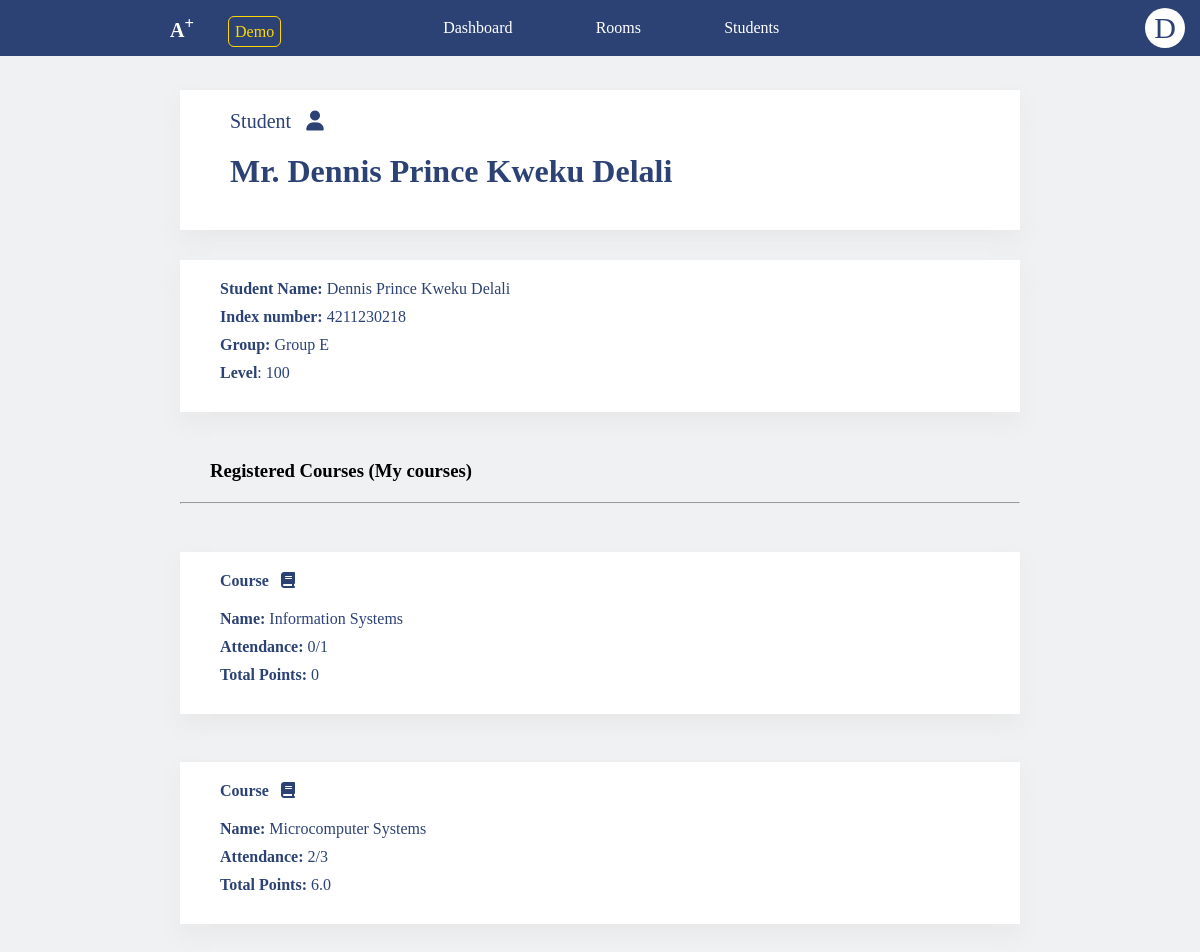
Screenshot of /staff/student/4211230218 (signed in) with the database file from the repository.
### aplus_app/models.py (models this page shows, shortened)
class Student(models.Model):
    name = models.CharField(max_length=100)
    id = models.CharField(max_length=20, primary_key=True)
    level = models.CharField(max_length=20)
    group = models.ForeignKey(Group, on_delete=models.SET_DEFAULT, default=5)
    password = models.TextField()
    def get_course_score(self, course: 'Course'):
        scores = Score.objects.filter(room__course=course).filter(student=self)
        score = 0
        for _score in scores:
            score = score + _score.score
        return score

class Group(models.Model):
    name = models.CharField(max_length=100)

class Course(models.Model):
    id = models.CharField(max_length=10, primary_key=True)
    name = models.CharField(max_length=100)
    recommended_level = models.CharField(max_length=100)
    description = models.CharField(max_length=500)
    lecturer = models.ForeignKey(Staff, on_delete=models.CASCADE)
    registered_students = models.JSONField(default={"data": []})
    def has_student(self, student: 'Student'):
        if student.id in self.registered_students['data']:
            return True
        else:
            return False
    def get_student_attendance(self, student: 'Student'):
        total_attendance = 0
        total_room = student.group.room_set.filter(course=self)
        for room in total_room:
            if student.id in room.attendants["data"]:
                total_attendance += 1
        return str(f"{total_attendance}/{total_room.count()}")

class Room(models.Model):
    name = models.CharField(max_length=100)
    id = models.CharField(max_length=100, primary_key=True)
    group = models.ForeignKey(Group, on_delete=models.CASCADE)
    course = models.ForeignKey(Course, on_delete=models.CASCADE)
    status = models.CharField(max_length=20)
    attendants = models.JSONField(default={"data": []})
    date = models.DateField(auto_now=True)
    key = models.TextField(default="123456")
    qrcode = models.ImageField(upload_to="qrcodes", default="qrcodes/default", blank=True, null=True)

class Score(models.Model):
    score = models.FloatField()
    room = models.ForeignKey(Room, on_delete=models.CASCADE)
    student = models.ForeignKey(Student, on_delete=models.CASCADE)

### aplus_app/staff/views.py (the view)
# urls.py: path('student/<str:student_id>', student, name="staff_student"),
def student(request, student_id):
    try:
        if request.session["active_staff_id"] == "":
            return redirect("staff_login")
    except KeyError:
        request.session["active_staff_id"] = ""
        return redirect("staff_home")
    try:
        active_staff = Staff.objects.get(pk=request.session["active_staff_id"])
        context = {
            "staff": active_staff,
            "staff_name_0": active_staff.name[0],
            "groups": Group.objects.all(),
            "student": Student.objects.get(pk=student_id),
        }
        return render(request, 'aplus_app/staff/student.html', context)
    except ObjectDoesNotExist:
        request.session["active_staff_id"] = ""
        return redirect("staff_home")

### aplus_app/templatetags/custom_filters.py (called while the page is built)
@register.filter(name='get_course_score')
def get_course_score(student: Student, course: Course):
    return student.get_course_score(course=course)

@register.filter(name='get_student_attendance')
def get_student_attendance(course: Course, student: Student):
    c = Course.objects.get(pk=course.id)
    return c.get_student_attendance(student=student)

@register.filter(name='course_has_student')
def course_has_student(course: Course, student: Student):
    c = Course.objects.get(pk=course.id)
    return c.has_student(student=student)

### aplus_app/templatetags/head_tag.py (called while the page is built)
@register.inclusion_tag('aplus_app/head_tag.html')
def html_head_tag(title):
    return {
        "title": title
    }

### aplus_app/templatetags/staff_ui.py (called while the page is built)
@register.inclusion_tag('aplus_app/staff/base.html', takes_context=True)
def staff_app_navs(context, active):
    return {
        "staff": context['staff'],
        "staff_name_0": context['staff_name_0'],
        "active": active,
    }

### aplus_app/templates/aplus_app/staff/student.html (shortened to what this page needs)
<!DOCTYPE html>
<html lang="en">
{% load static %}
{% load staff_ui %}
{% load head_tag %}
{% load custom_filters %}
{% html_head_tag title="A+|Staff Home" %}
<body>
{% staff_app_navs active="home" %}
<div class="cont-090">
        <div style="margin: 0 0 20px 30px; font-size:20px">Student &nbsp;&nbsp;<i class="fa-solid fa-user"></i></div>
        <h1 style="margin: 0 0 20px 30px">Mr. {{student.name}}</h1>
</div>
<div  class="cont-090">
        <div style="margin: 0 0 10px 20px">
            <b>Student Name:</b> {{student.name}}
        </div>
        <div style="margin: 0 0 10px 20px">
            <b>Index number:</b> {{student.id}}
        </div>
        <div style="margin: 0 0 10px 20px">
            <b>Group:</b> {{student.group.name}}
        </div>
        <div style="margin: 0 0 10px 20px">
            <b>Level</b>: {{student.level}}
        </div>
</div><br>
<div class="cont-898">
        <h3 style="margin: 0 0 20px 30px">Registered Courses (My courses)</h3>
        <hr><BR>
</div>
{% for course in staff.course_set.all %}
    {% if course|course_has_student:student %}
        <div  class="cont-090">
            <div style="margin: 0 0 20px 20px"><b>Course</b> &nbsp;&nbsp;<i class="fa-solid fa-book"></i></div>
            <div style="margin: 0 0 10px 20px">
                <b>Name:</b> {{ course.name }}
            </div>
            <div style="margin: 0 0 10px 20px">
                <b>Attendance:</b> {{course|get_student_attendance:student}}
            </div>
            <div style="margin: 0 0 10px 20px">
                <b>Total Points:</b> {{student|get_course_score:course}}
            </div>
        </div><br>
    {% endif %}
{% endfor %}
</body>
</html>

### aplus_app/static/aplus_app/css/ananse.css (style rules this page uses)
* { font-family: 'calibri'; }
:root { --color-one: gold ; --color-two: #e91e63; --shadow: 0px 1px 5px -2px #9b8c8c; }
body { overflow-x: hidden; }

### aplus_app/static/aplus_app/css/main.css (style rules this page uses)
html { font-family: calibri; }
body { overflow-x: hidden; }

### aplus_app/static/aplus_app/css/page.css (style rules this page uses)
* { font-family: calibri; padding: 0; margin: 0; box-sizing: border-box; }
body { background:#f0f1f3; overflow-x: hidden; }
.cont-090 { width:70%;background: white; box-shadow: 0px 10px 20px 0px rgba(229, 229, 229, 0.75); position: relative; padding:20px; color:#2C4275; left: 50%; margin-bottom: 30px; translate: -50% 0; }
.cont-898 { width:70%; position: relative; left: 50%; margin-bottom: 30px; translate: -50% 0; }

### rows the page displays
Student: name "Dennis Prince Kweku Delali", id "4211230218", group.name "Group E", level "100", id "0", id.score "6.0"
Course: name "Information Systems", id.attendants "0/1"
Course: name "Microcomputer Systems", id.attendants "2/3"

### other values shown
{{ staff_name_0 }} "D"
